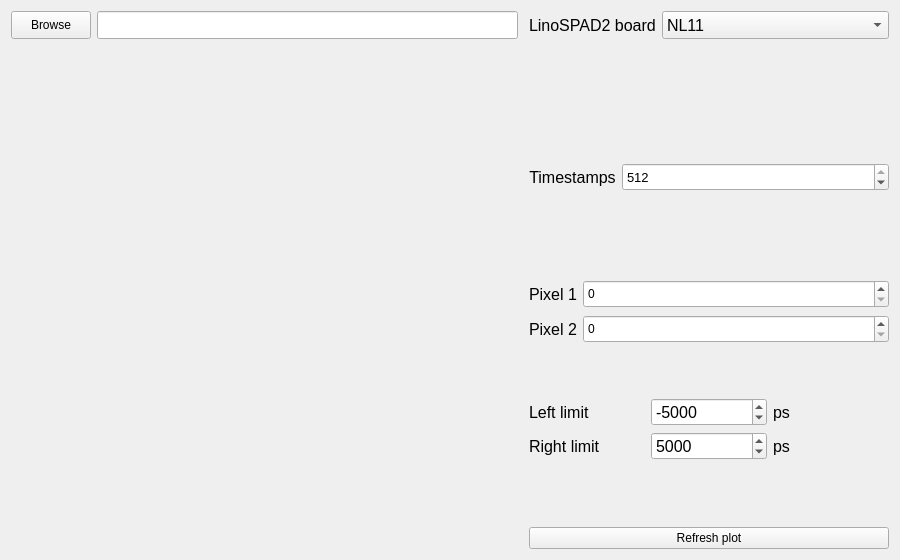
<?xml version="1.0" encoding="UTF-8"?>
<ui version="4.0">
 <class>Form</class>
 <widget class="QWidget" name="Form">
  <property name="geometry">
   <rect>
    <x>0</x>
    <y>0</y>
    <width>900</width>
    <height>560</height>
   </rect>
  </property>
  <property name="minimumSize">
   <size>
    <width>900</width>
    <height>560</height>
   </size>
  </property>
  <property name="windowTitle">
   <string>Form</string>
  </property>
  <layout class="QGridLayout" name="gridLayout">
   <item row="0" column="0">
    <widget class="QPushButton" name="pushButton_browse">
     <property name="minimumSize">
      <size>
       <width>0</width>
       <height>28</height>
      </size>
     </property>
     <property name="font">
      <font>
       <pointsize>9</pointsize>
      </font>
     </property>
     <property name="text">
      <string>Browse</string>
     </property>
    </widget>
   </item>
   <item row="0" column="1">
    <widget class="QLineEdit" name="lineEdit_browse">
     <property name="sizePolicy">
      <sizepolicy hsizetype="Expanding" vsizetype="Fixed">
       <horstretch>0</horstretch>
       <verstretch>0</verstretch>
      </sizepolicy>
     </property>
     <property name="minimumSize">
      <size>
       <width>400</width>
       <height>28</height>
      </size>
     </property>
    </widget>
   </item>
   <item row="0" column="2" rowspan="2">
    <spacer name="horizontalSpacer">
     <property name="orientation">
      <enum>Qt::Horizontal</enum>
     </property>
     <property name="sizeType">
      <enum>QSizePolicy::Preferred</enum>
     </property>
     <property name="sizeHint" stdset="0">
      <size>
       <width>5</width>
       <height>20</height>
      </size>
     </property>
    </spacer>
   </item>
   <item row="0" column="3" rowspan="2">
    <layout class="QFormLayout" name="formLayout_4">
     <property name="bottomMargin">
      <number>10</number>
     </property>
     <item row="0" column="0">
      <widget class="QLabel" name="label_5">
       <property name="font">
        <font>
         <pointsize>12</pointsize>
        </font>
       </property>
       <property name="text">
        <string>LinoSPAD2 board</string>
       </property>
      </widget>
     </item>
     <item row="0" column="1">
      <widget class="QComboBox" name="comboBox_boardNumber">
       <property name="minimumSize">
        <size>
         <width>0</width>
         <height>28</height>
        </size>
       </property>
       <property name="font">
        <font>
         <pointsize>12</pointsize>
        </font>
       </property>
       <item>
        <property name="text">
         <string>NL11</string>
        </property>
       </item>
       <item>
        <property name="text">
         <string>A5</string>
        </property>
       </item>
      </widget>
     </item>
    </layout>
   </item>
   <item row="1" column="0" rowspan="4" colspan="2">
    <widget class="QWidget" name="widget_figure" native="true">
     <property name="sizePolicy">
      <sizepolicy hsizetype="Preferred" vsizetype="Preferred">
       <horstretch>0</horstretch>
       <verstretch>0</verstretch>
      </sizepolicy>
     </property>
     <property name="minimumSize">
      <size>
       <width>500</width>
       <height>425</height>
      </size>
     </property>
    </widget>
   </item>
   <item row="2" column="3">
    <layout class="QFormLayout" name="formLayout_3">
     <item row="1" column="0">
      <widget class="QLabel" name="label_timestamps">
       <property name="font">
        <font>
         <pointsize>12</pointsize>
        </font>
       </property>
       <property name="toolTip">
        <string>&lt;html&gt;&lt;head/&gt;&lt;body&gt;&lt;p&gt;&lt;span style=&quot; font-size:9pt;&quot;&gt;Number of timestamps per pixel per acquisition cycle. The default is 512.&lt;/span&gt;&lt;/p&gt;&lt;/body&gt;&lt;/html&gt;</string>
       </property>
       <property name="lineWidth">
        <number>0</number>
       </property>
       <property name="text">
        <string>Timestamps</string>
       </property>
       <property name="textFormat">
        <enum>Qt::PlainText</enum>
       </property>
       <property name="alignment">
        <set>Qt::AlignCenter</set>
       </property>
      </widget>
     </item>
     <item row="1" column="1">
      <widget class="QSpinBox" name="spinBox_timestamps">
       <property name="minimumSize">
        <size>
         <width>0</width>
         <height>28</height>
        </size>
       </property>
       <property name="font">
        <font>
         <pointsize>10</pointsize>
        </font>
       </property>
       <property name="maximum">
        <number>512</number>
       </property>
       <property name="value">
        <number>512</number>
       </property>
      </widget>
     </item>
    </layout>
   </item>
   <item row="3" column="3">
    <layout class="QFormLayout" name="formLayout">
     <property name="sizeConstraint">
      <enum>QLayout::SetDefaultConstraint</enum>
     </property>
     <property name="verticalSpacing">
      <number>7</number>
     </property>
     <property name="bottomMargin">
      <number>0</number>
     </property>
     <item row="0" column="0">
      <widget class="QLabel" name="label_pix1">
       <property name="font">
        <font>
         <pointsize>12</pointsize>
        </font>
       </property>
       <property name="toolTip">
        <string>&lt;html&gt;&lt;head/&gt;&lt;body&gt;&lt;p&gt;&lt;span style=&quot; font-size:9pt;&quot;&gt;First pixel of the pair, for which the timestamp differences would be calculated and plotted&lt;/span&gt;&lt;/p&gt;&lt;/body&gt;&lt;/html&gt;</string>
       </property>
       <property name="text">
        <string>Pixel 1</string>
       </property>
      </widget>
     </item>
     <item row="1" column="0">
      <widget class="QLabel" name="label_pix2">
       <property name="font">
        <font>
         <pointsize>12</pointsize>
        </font>
       </property>
       <property name="toolTip">
        <string>&lt;html&gt;&lt;head/&gt;&lt;body&gt;&lt;p&gt;&lt;span style=&quot; font-size:9pt;&quot;&gt;Second pixel of the pair, for which the timestamp differences would be calculated and plotted&lt;/span&gt;&lt;/p&gt;&lt;/body&gt;&lt;/html&gt;</string>
       </property>
       <property name="text">
        <string>Pixel 2</string>
       </property>
      </widget>
     </item>
     <item row="0" column="1">
      <widget class="QSpinBox" name="spinBox_pix1">
       <property name="minimumSize">
        <size>
         <width>0</width>
         <height>28</height>
        </size>
       </property>
       <property name="maximum">
        <number>256</number>
       </property>
      </widget>
     </item>
     <item row="1" column="1">
      <widget class="QSpinBox" name="spinBox_pix2">
       <property name="minimumSize">
        <size>
         <width>0</width>
         <height>28</height>
        </size>
       </property>
       <property name="maximum">
        <number>256</number>
       </property>
      </widget>
     </item>
    </layout>
   </item>
   <item row="4" column="3">
    <layout class="QGridLayout" name="gridLayout_2" columnstretch="0,0,0">
     <property name="bottomMargin">
      <number>10</number>
     </property>
     <item row="0" column="2">
      <widget class="QLabel" name="label_3">
       <property name="font">
        <font>
         <pointsize>12</pointsize>
        </font>
       </property>
       <property name="text">
        <string>ps</string>
       </property>
      </widget>
     </item>
     <item row="1" column="2">
      <widget class="QLabel" name="label_4">
       <property name="font">
        <font>
         <pointsize>12</pointsize>
        </font>
       </property>
       <property name="text">
        <string>ps</string>
       </property>
      </widget>
     </item>
     <item row="1" column="0">
      <widget class="QLabel" name="label_2">
       <property name="font">
        <font>
         <pointsize>12</pointsize>
        </font>
       </property>
       <property name="toolTip">
        <string>&lt;html&gt;&lt;head/&gt;&lt;body&gt;&lt;p&gt;&lt;span style=&quot; font-size:9pt;&quot;&gt;Right border of the interval for which the timestamp differences would be calculated.&lt;/span&gt;&lt;/p&gt;&lt;/body&gt;&lt;/html&gt;</string>
       </property>
       <property name="text">
        <string>Right limit</string>
       </property>
      </widget>
     </item>
     <item row="0" column="0">
      <widget class="QLabel" name="label">
       <property name="font">
        <font>
         <pointsize>12</pointsize>
        </font>
       </property>
       <property name="toolTip">
        <string>&lt;html&gt;&lt;head/&gt;&lt;body&gt;&lt;p&gt;&lt;span style=&quot; font-size:9pt;&quot;&gt;Left border of the interval for which the timestamp differences would be calculated.&lt;/span&gt;&lt;/p&gt;&lt;/body&gt;&lt;/html&gt;</string>
       </property>
       <property name="text">
        <string>Left limit</string>
       </property>
      </widget>
     </item>
     <item row="0" column="1">
      <widget class="QSpinBox" name="spinBox_rangeLeft">
       <property name="minimumSize">
        <size>
         <width>0</width>
         <height>28</height>
        </size>
       </property>
       <property name="font">
        <font>
         <pointsize>12</pointsize>
        </font>
       </property>
       <property name="minimum">
        <number>-25000</number>
       </property>
       <property name="maximum">
        <number>25000</number>
       </property>
       <property name="singleStep">
        <number>1000</number>
       </property>
       <property name="value">
        <number>-5000</number>
       </property>
      </widget>
     </item>
     <item row="1" column="1">
      <widget class="QSpinBox" name="spinBox_rangeRight">
       <property name="minimumSize">
        <size>
         <width>0</width>
         <height>28</height>
        </size>
       </property>
       <property name="font">
        <font>
         <pointsize>12</pointsize>
        </font>
       </property>
       <property name="minimum">
        <number>-25000</number>
       </property>
       <property name="maximum">
        <number>25000</number>
       </property>
       <property name="singleStep">
        <number>1000</number>
       </property>
       <property name="value">
        <number>5000</number>
       </property>
      </widget>
     </item>
    </layout>
   </item>
   <item row="5" column="3">
    <spacer name="verticalSpacer">
     <property name="orientation">
      <enum>Qt::Vertical</enum>
     </property>
     <property name="sizeHint" stdset="0">
      <size>
       <width>20</width>
       <height>40</height>
      </size>
     </property>
    </spacer>
   </item>
   <item row="6" column="3">
    <widget class="QPushButton" name="pushButton_refreshPlot">
     <property name="minimumSize">
      <size>
       <width>360</width>
       <height>0</height>
      </size>
     </property>
     <property name="text">
      <string>Refresh plot</string>
     </property>
    </widget>
   </item>
  </layout>
 </widget>
 <resources/>
 <connections/>
</ui>
